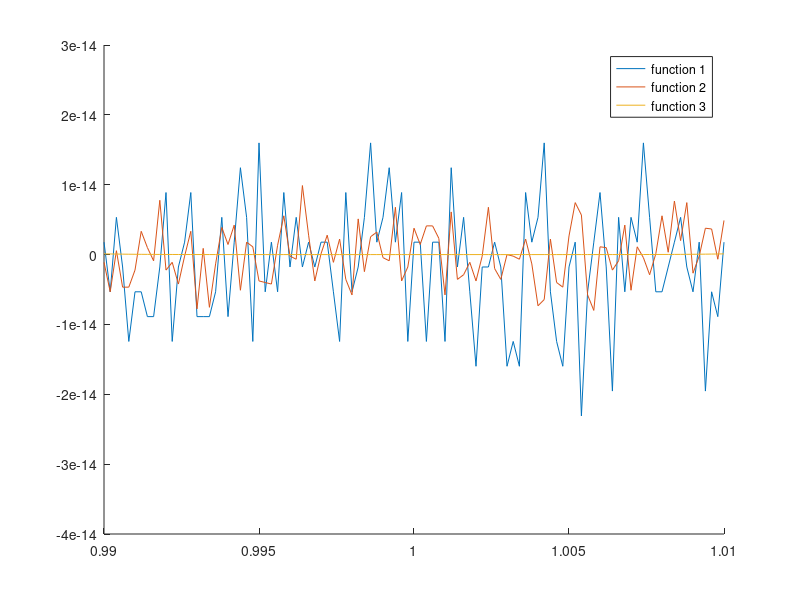

Reproduce this figure in MATLAB.
clear all;
clear all;

func1 = [1.77636e-15 -5.32907e-15 5.32907e-15 -1.77636e-15 -1.24345e-14 -5.32907e-15 -5.32907e-15 -8.88178e-15 -8.88178e-15 -1.77636e-15 8.88178e-15 -1.24345e-14 -1.77636e-15 1.77636e-15 8.88178e-15 -8.88178e-15 -8.88178e-15 -8.88178e-15 -5.32907e-15 5.32907e-15 -8.88178e-15 1.77636e-15 1.24345e-14 5.32907e-15 -1.24345e-14 1.59872e-14 -5.32907e-15 1.77636e-15 -5.32907e-15 8.88178e-15 -1.77636e-15 5.32907e-15 -1.77636e-15 1.77636e-15 -1.77636e-15 1.77636e-15 1.77636e-15 -5.32907e-15 -1.24345e-14 8.88178e-15 -5.32907e-15 -1.77636e-15 5.32907e-15 1.59872e-14 1.77636e-15 5.32907e-15 1.24345e-14 1.77636e-15 8.88178e-15 -1.24345e-14 1.77636e-15 1.77636e-15 -1.24345e-14 1.77636e-15 1.77636e-15 -1.24345e-14 1.24345e-14 -1.77636e-15 5.32907e-15 -5.32907e-15 -1.59872e-14 -1.77636e-15 -1.77636e-15 1.77636e-15 -1.77636e-15 -1.59872e-14 -1.24345e-14 -1.59872e-14 8.88178e-15 1.77636e-15 5.32907e-15 1.59872e-14 -5.32907e-15 -1.24345e-14 -1.59872e-14 -1.77636e-15 1.77636e-15 -2.30926e-14 -5.32907e-15 1.77636e-15 8.88178e-15 -1.77636e-15 -1.95399e-14 5.32907e-15 -5.32907e-15 5.32907e-15 1.77636e-15 1.59872e-14 5.32907e-15 -5.32907e-15 -5.32907e-15 -1.77636e-15 1.77636e-15 5.32907e-15 -1.77636e-15 -5.32907e-15 1.77636e-15 -1.95399e-14 -5.32907e-15 -8.88178e-15 1.77636e-15];
func2 = [-1.11022e-15 -5.32907e-15 5.55112e-16 -4.66294e-15 -4.66294e-15 -2.22045e-15 3.33067e-15 9.99201e-16 -8.88178e-16 7.77156e-15 -2.22045e-15 -1.11022e-15 -4.21885e-15 -2.22045e-16 3.33067e-15 -7.77156e-15 8.88178e-16 -7.54952e-15 -1.33227e-15 3.88578e-15 1.44329e-15 4.21885e-15 -5.10703e-15 1.77636e-15 1.11022e-15 -3.77476e-15 -3.9968e-15 -4.21885e-15 1.33227e-15 5.55112e-15 -2.22045e-16 -6.66134e-16 9.88098e-15 2.77556e-15 -3.77476e-15 1.11022e-16 2.77556e-15 -1.11022e-15 2.22045e-15 -3.55271e-15 -5.77316e-15 5.10703e-15 -2.44249e-15 2.55351e-15 3.21965e-15 -4.44089e-16 -8.88178e-16 6.77236e-15 -3.77476e-15 -1.77636e-15 3.77476e-15 1.44329e-15 4.10783e-15 4.10783e-15 2.33147e-15 -5.77316e-15 6.10623e-15 -3.55271e-15 -2.88658e-15 -1.11022e-15 -3.77476e-15 -2.22045e-16 6.77236e-15 -1.9984e-15 -3.55271e-15 0 -2.22045e-16 -6.66134e-16 2.22045e-15 -1.33227e-15 -7.32747e-15 -6.43929e-15 2.22045e-15 -3.9968e-15 -4.66294e-15 2.66454e-15 7.43849e-15 5.66214e-15 -5.77316e-15 -7.99361e-15 1.11022e-15 9.99201e-16 -2.22045e-15 -8.88178e-16 4.21885e-15 -5.10703e-15 1.11022e-15 -4.44089e-16 -2.88658e-15 1.11022e-16 5.55112e-15 3.33067e-16 7.66054e-15 1.9984e-15 7.43849e-15 -2.66454e-15 -2.22045e-16 3.77476e-15 3.66374e-15 -6.66134e-16 4.88498e-15];
func3 = [1e-16 8.50763e-17 7.2139e-17 6.09569e-17 5.13219e-17 4.30467e-17 3.59635e-17 2.99218e-17 2.47876e-17 2.04414e-17 1.67772e-17 1.37011e-17 1.11303e-17 8.99195e-18 7.22204e-18 5.7648e-18 4.57163e-18 3.60041e-18 2.81475e-18 2.1834e-18 1.67962e-18 1.28063e-18 9.67173e-19 7.2302e-19 5.34597e-19 3.90625e-19 2.81793e-19 2.00476e-19 1.40482e-19 9.68265e-20 6.5536e-20 4.34779e-20 2.82111e-20 1.78579e-20 1.09951e-20 6.561e-21 3.77802e-21 2.08827e-21 1.10075e-21 5.48759e-22 2.56e-22 1.102e-22 4.29497e-23 1.47579e-23 4.29982e-24 1e-24 1.67772e-25 1.67962e-26 6.5536e-28 2.56e-30 2.30824e-120 2.56e-30 6.5536e-28 1.67962e-26 1.67772e-25 1e-24 4.29982e-24 1.47579e-23 4.29497e-23 1.102e-22 2.56e-22 5.48759e-22 1.10075e-21 2.08827e-21 3.77802e-21 6.561e-21 1.09951e-20 1.78579e-20 2.82111e-20 4.34779e-20 6.5536e-20 9.68265e-20 1.40482e-19 2.00476e-19 2.81793e-19 3.90625e-19 5.34597e-19 7.2302e-19 9.67173e-19 1.28063e-18 1.67962e-18 2.1834e-18 2.81475e-18 3.60041e-18 4.57163e-18 5.7648e-18 7.22204e-18 8.99195e-18 1.11303e-17 1.37011e-17 1.67772e-17 2.04414e-17 2.47876e-17 2.99218e-17 3.59635e-17 4.30467e-17 5.13219e-17 6.09569e-17 7.2139e-17 8.50763e-17 1e-16];
x = 0.99:0.0002:1.01;
figure(1);
hold on;
plot(x, func1)
plot(x, func2)
plot(x, func3)
legend("function 1", "function 2", "function 3");
saveas(gcf, './images/A.png')
